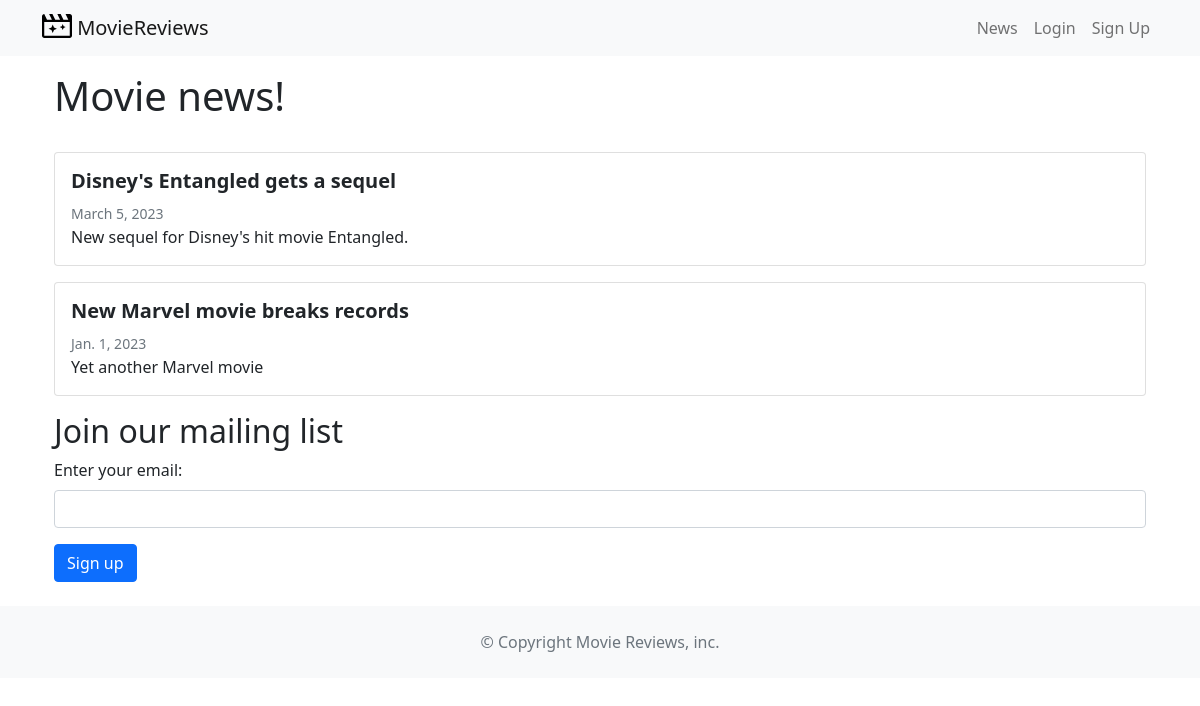
Page /news/ on the committed database.
### news/models.py (models this page shows, shortened)
class Newsitem(models.Model):
    title = models.CharField(max_length=250)
    date = models.DateField()
    summary = models.TextField()
    body = models.TextField()
    image = models.ImageField(upload_to='news/images/', blank=True)
    url = models.URLField(blank=True)

### news/views.py (the view)
# urls.py: path('news/', include('news.urls')),
def news(request):
    news = Newsitem.objects.all().order_by('-date')
    return render(request, 'news.html', {'news': news})

### news/templates/news.html (shortened to what this page needs)
{% extends 'base.html' %} {% block content %}
<div class="container">
  <h1>Movie news!</h1>
  <br />
</div>
<div class="container">
  {% for newsitem in news %}
  <div class="card mb-3">
    <div class="row g-0">
      <div>
        <div class="card-body">
          <h5 class="card-title fw-bold">{{ newsitem.title }}</h5>
          <small class="text-muted">{{ newsitem.date }}</small>
          <p class="card-text">{{ newsitem.summary }}</p>
        </div>
      </div>
    </div>
  </div>
  {% endfor %}
</div>
<div class="container">
  <h2>Join our mailing list</h2>
  <form action="{% url 'signup' %}">
    <div class="mb-3">
      <label for="email" class="form-label"> Enter your email: </label>
      <input type="email" class="form-control" name="email" />
    </div>
    <button type="submit" class="btn btn-primary">Sign up</button>
  </form>
</div>
{% endblock content %}

### rows in the picture
Newsitem: title "Disney's Entangled gets a sequel", date "March 5, 2023", summary "New sequel for Disney's hit movie Entangled."
Newsitem: title "New Marvel movie breaks records", date "Jan. 1, 2023", summary "Yet another Marvel movie"
